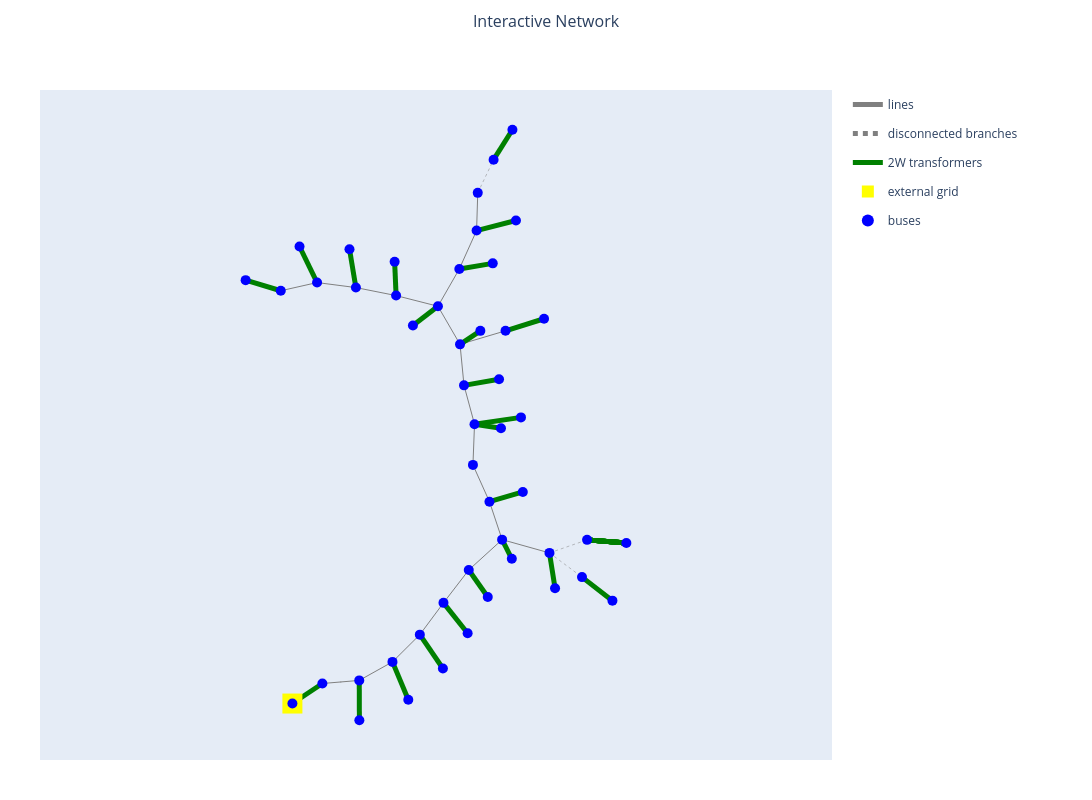

Notebook code for this chart:
### Code cell
import pandapower.plotting.plotly as pplot
from pandapower.plotting.generic_geodata import create_generic_coordinates

# Create coordinates only if missing
if net.bus.geo.isna().all() and net.line.geo.isna().all():
    create_generic_coordinates(net)

fig = pplot.simple_plotly(
    net,
    respect_switches=True,
    auto_open=False
)

# Better layout (prevents trimmed title and cramped legend)
fig.update_layout(
    title=dict(
        text="Interactive Network",
        x=0.5,            # center title
        xanchor="center",
        y=0.98,
        yanchor="top"
    ),
    width=1100,
    height=800,
    margin=dict(l=40, r=260, t=90, b=40),  # extra top/right space
    legend=dict(
        x=1.02, y=1.0,    # put legend outside plot area
        xanchor="left",
        yanchor="top",
        bgcolor="rgba(255,255,255,0.85)"
    ),
    hovermode="closest"
)

# Keep equal scaling so network shape is not distorted
fig.update_xaxes(scaleanchor="y", scaleratio=1, showgrid=False, zeroline=False)
fig.update_yaxes(showgrid=False, zeroline=False)

fig.show()

### Figure 1 — Plotly figure (JSON) as saved in the notebook; plotly's stock layout.template omitted (floating-point values rounded to 4 significant figures)
{"data": [{"hoverinfo": "text", "legendgroup": "lines", "line": {"color": "rgb(128, 128, 128)", "dash": "solid", "width": 1}, "mode": "lines", "name": "lines", "showlegend": true, "text": "Index: 0<br />Name: Line_0<br />Length: 0.375 km<br />R: 0.079 Ohm<br />X: 0.034 Ohm<br />", "type": "scatter", "x": [-1.519, -1.306, -1.093], "y": [-2.833, -2.815, -2.797]}, {"hoverinfo": "text", "legendgroup": "lines", "line": {"color": "rgb(128, 128, 128)", "dash": "solid", "width": 1}, "mode": "lines", "name": "lines", "showlegend": false, "text": "Index: 1<br />Name: Line_1<br />Length: 0.081 km<br />R: 0.017 Ohm<br />X: 0.007 Ohm<br />", "type": "scatter", "x": [-1.093, -0.9015, -0.7098], "y": [-2.797, -2.69, -2.584]}, {"hoverinfo": "text", "legendgroup": "lines", "line": {"color": "rgb(128, 128, 128)", "dash": "solid", "width": 1}, "mode": "lines", "name": "lines", "showlegend": false, "text": "Index: 2<br />Name: Line_2<br />Length: 0.334 km<br />R: 0.07 Ohm<br />X: 0.03 Ohm<br />", "type": "scatter", "x": [-0.7098, -0.5519, -0.394], "y": [-2.584, -2.426, -2.269]}, {"hoverinfo": "text", "legendgroup": "lines", "line": {"color": "rgb(128, 128, 128)", "dash": "solid", "width": 1}, "mode": "lines", "name": "lines", "showlegend": false, "text": "Index: 3<br />Name: Line_3<br />Length: 0.66 km<br />R: 0.139 Ohm<br />X: 0.059 Ohm<br />", "type": "scatter", "x": [-0.394, -0.2575, -0.121], "y": [-2.269, -2.086, -1.902]}, {"hoverinfo": "text", "legendgroup": "lines", "line": {"color": "rgb(128, 128, 128)", "dash": "solid", "width": 1}, "mode": "lines", "name": "lines", "showlegend": false, "text": "Index: 4<br />Name: Line_4<br />Length: 1.011 km<br />R: 0.212 Ohm<br />X: 0.091 Ohm<br />", "type": "scatter", "x": [-0.121, 0.02506, 0.1711], "y": [-1.902, -1.712, -1.523]}, {"hoverinfo": "text", "legendgroup": "lines", "line": {"color": "rgb(128, 128, 128)", "dash": "solid", "width": 1}, "mode": "lines", "name": "lines", "showlegend": false, "text": "Index: 5<br />Name: Line_5<br />Length: 0.393 km<br />R: 0.083 Ohm<br />X: 0.035 Ohm<br />", "type": "scatter", "x": [0.1711, 0.3634, 0.5558], "y": [-1.523, -1.347, -1.172]}, {"hoverinfo": "text", "legendgroup": "lines", "line": {"color": "rgb(128, 128, 128)", "dash": "solid", "width": 1}, "mode": "lines", "name": "lines", "showlegend": false, "text": "Index: 6<br />Name: Line_6<br />Length: 0.412 km<br />R: 0.087 Ohm<br />X: 0.037 Ohm<br />", "type": "scatter", "x": [0.5558, 0.8291, 1.102], "y": [-1.172, -1.249, -1.326]}, {"hoverinfo": "text", "legendgroup": "lines", "line": {"color": "rgb(128, 128, 128)", "dash": "solid", "width": 1}, "mode": "lines", "name": "lines", "showlegend": false, "text": "Index: 9<br />Name: Line_9<br />Length: 0.297 km<br />R: 0.062 Ohm<br />X: 0.027 Ohm<br />", "type": "scatter", "x": [0.5558, 0.4828, 0.4098], "y": [-1.172, -0.9533, -0.7343]}, {"hoverinfo": "text", "legendgroup": "lines", "line": {"color": "rgb(128, 128, 128)", "dash": "solid", "width": 1}, "mode": "lines", "name": "lines", "showlegend": false, "text": "Index: 10<br />Name: Line_10<br />Length: 0.288 km<br />R: 0.06 Ohm<br />X: 0.026 Ohm<br />", "type": "scatter", "x": [0.4098, 0.3145, 0.2191], "y": [-0.7343, -0.522, -0.3097]}, {"hoverinfo": "text", "legendgroup": "lines", "line": {"color": "rgb(128, 128, 128)", "dash": "solid", "width": 1}, "mode": "lines", "name": "lines", "showlegend": false, "text": "Index: 11<br />Name: Line_11<br />Length: 0.185 km<br />R: 0.039 Ohm<br />X: 0.017 Ohm<br />", "type": "scatter", "x": [0.2191, 0.2282, 0.2374], "y": [-0.3097, -0.07488, 0.1599]}, {"hoverinfo": "text", "legendgroup": "lines", "line": {"color": "rgb(128, 128, 128)", "dash": "solid", "width": 1}, "mode": "lines", "name": "lines", "showlegend": false, "text": "Index: 12<br />Name: Line_12<br />Length: 0.558 km<br />R: 0.117 Ohm<br />X: 0.05 Ohm<br />", "type": "scatter", "x": [0.2374, 0.1766, 0.1159], "y": [0.1599, 0.3842, 0.6085]}, {"hoverinfo": "text", "legendgroup": "lines", "line": {"color": "rgb(128, 128, 128)", "dash": "solid", "width": 1}, "mode": "lines", "name": "lines", "showlegend": false, "text": "Index: 13<br />Name: Line_13<br />Length: 0.315 km<br />R: 0.066 Ohm<br />X: 0.028 Ohm<br />", "type": "scatter", "x": [0.1159, 0.09301, 0.07012], "y": [0.6085, 0.8452, 1.082]}, {"hoverinfo": "text", "legendgroup": "lines", "line": {"color": "rgb(128, 128, 128)", "dash": "solid", "width": 1}, "mode": "lines", "name": "lines", "showlegend": false, "text": "Index: 14<br />Name: Line_14<br />Length: 0.441 km<br />R: 0.093 Ohm<br />X: 0.04 Ohm<br />", "type": "scatter", "x": [0.07012, 0.3327, 0.5954], "y": [1.082, 1.16, 1.238]}, {"hoverinfo": "text", "legendgroup": "lines", "line": {"color": "rgb(128, 128, 128)", "dash": "solid", "width": 1}, "mode": "lines", "name": "lines", "showlegend": false, "text": "Index: 15<br />Name: Line_15<br />Length: 0.605 km<br />R: 0.127 Ohm<br />X: 0.054 Ohm<br />", "type": "scatter", "x": [0.07012, -0.0574, -0.1849], "y": [1.082, 1.302, 1.522]}, {"hoverinfo": "text", "legendgroup": "lines", "line": {"color": "rgb(128, 128, 128)", "dash": "solid", "width": 1}, "mode": "lines", "name": "lines", "showlegend": false, "text": "Index: 16<br />Name: Line_16<br />Length: 0.729 km<br />R: 0.153 Ohm<br />X: 0.066 Ohm<br />", "type": "scatter", "x": [-0.1849, -0.06146, 0.062], "y": [1.522, 1.737, 1.952]}, {"hoverinfo": "text", "legendgroup": "lines", "line": {"color": "rgb(128, 128, 128)", "dash": "solid", "width": 1}, "mode": "lines", "name": "lines", "showlegend": false, "text": "Index: 17<br />Name: Line_17<br />Length: 0.417 km<br />R: 0.088 Ohm<br />X: 0.038 Ohm<br />", "type": "scatter", "x": [0.062, 0.1616, 0.2612], "y": [1.952, 2.174, 2.395]}, {"hoverinfo": "text", "legendgroup": "lines", "line": {"color": "rgb(128, 128, 128)", "dash": "solid", "width": 1}, "mode": "lines", "name": "lines", "showlegend": false, "text": "Index: 18<br />Name: Line_18<br />Length: 0.473 km<br />R: 0.099 Ohm<br />X: 0.043 Ohm<br />", "type": "scatter", "x": [0.2612, 0.2679, 0.2746], "y": [2.395, 2.613, 2.83]}, {"hoverinfo": "text", "legendgroup": "lines", "line": {"color": "rgb(128, 128, 128)", "dash": "solid", "width": 1}, "mode": "lines", "name": "lines", "showlegend": false, "text": "Index: 20<br />Name: Line_20<br />Length: 0.398 km<br />R: 0.084 Ohm<br />X: 0.036 Ohm<br />", "type": "scatter", "x": [-0.1849, -0.4264, -0.6679], "y": [1.522, 1.583, 1.645]}, {"hoverinfo": "text", "legendgroup": "lines", "line": {"color": "rgb(128, 128, 128)", "dash": "solid", "width": 1}, "mode": "lines", "name": "lines", "showlegend": false, "text": "Index: 21<br />Name: Line_21<br />Length: 0.366 km<br />R: 0.077 Ohm<br />X: 0.033 Ohm<br />", "type": "scatter", "x": [-0.6679, -0.9, -1.132], "y": [1.645, 1.691, 1.737]}, {"hoverinfo": "text", "legendgroup": "lines", "line": {"color": "rgb(128, 128, 128)", "dash": "solid", "width": 1}, "mode": "lines", "name": "lines", "showlegend": false, "text": "Index: 22<br />Name: Line_22<br />Length: 0.18 km<br />R: 0.038 Ohm<br />X: 0.016 Ohm<br />", "type": "scatter", "x": [-1.132, -1.356, -1.58], "y": [1.737, 1.766, 1.795]}, {"hoverinfo": "text", "legendgroup": "lines", "line": {"color": "rgb(128, 128, 128)", "dash": "solid", "width": 1}, "mode": "lines", "name": "lines", "showlegend": false, "text": "Index: 23<br />Name: Line_23<br />Length: 0.482 km<br />R: 0.101 Ohm<br />X: 0.043 Ohm<br />", "type": "scatter", "x": [-1.58, -1.79, -1.999], "y": [1.795, 1.748, 1.7]}, {"hoverinfo": "text", "legendgroup": "disconnected lines", "line": {"color": "rgb(128, 128, 128)", "dash": "dot", "width": 0.5}, "mode": "lines", "name": "disconnected branches", "showlegend": true, "text": "Index: 8<br />Name: Line_8<br />Length: 0.497 km<br />R: 0.104 Ohm<br />X: 0.045 Ohm<br />", "type": "scatter", "x": [1.102, 1.32, 1.537], "y": [-1.326, -1.25, -1.175]}, {"hoverinfo": "text", "legendgroup": "disconnected lines", "line": {"color": "rgb(128, 128, 128)", "dash": "dot", "width": 0.5}, "mode": "lines", "name": "disconnected branches", "showlegend": false, "text": "Index: 19<br />Name: Line_19<br />Length: 0.173 km<br />R: 0.036 Ohm<br />X: 0.016 Ohm<br />", "type": "scatter", "x": [0.2746, 0.366, 0.4574], "y": [2.83, 3.022, 3.213]}, {"hoverinfo": "text", "legendgroup": "disconnected lines", "line": {"color": "rgb(128, 128, 128)", "dash": "dot", "width": 0.5}, "mode": "lines", "name": "disconnected branches", "showlegend": false, "text": "Index: 7<br />Name: Line_7<br />Length: 0.143 km<br />R: 0.03 Ohm<br />X: 0.013 Ohm<br />", "type": "scatter", "x": [1.102, 1.29, 1.478], "y": [-1.326, -1.465, -1.605]}, {"hoverinfo": "text", "legendgroup": "lines", "marker": {"color": "rgb(128, 128, 128)", "size": 1, "symbol": "circle"}, "mode": "markers", "name": "edge_center", "showlegend": false, "text": ["Index: 0<br />Name: Line_0<br />Length: 0.375 km<br />R: 0.079 Ohm<br />X: 0.034 Ohm<br />", "Index: 1<br />Name: Line_1<br />Length: 0.081 km<br />R: 0.017 Ohm<br />X: 0.007 Ohm<br />", "Index: 2<br />Name: Line_2<br />Length: 0.334 km<br />R: 0.07 Ohm<br />X: 0.03 Ohm<br />", "Index: 3<br />Name: Line_3<br />Length: 0.66 km<br />R: 0.139 Ohm<br />X: 0.059 Ohm<br />", "Index: 4<br />Name: Line_4<br />Length: 1.011 km<br />R: 0.212 Ohm<br />X: 0.091 Ohm<br />", "Index: 5<br />Name: Line_5<br />Length: 0.393 km<br />R: 0.083 Ohm<br />X: 0.035 Ohm<br />", "Index: 6<br />Name: Line_6<br />Length: 0.412 km<br />R: 0.087 Ohm<br />X: 0.037 Ohm<br />", "Index: 9<br />Name: Line_9<br />Length: 0.297 km<br />R: 0.062 Ohm<br />X: 0.027 Ohm<br />", "Index: 10<br />Name: Line_10<br />Length: 0.288 km<br />R: 0.06 Ohm<br />X: 0.026 Ohm<br />", "Index: 11<br />Name: Line_11<br />Length: 0.185 km<br />R: 0.039 Ohm<br />X: 0.017 Ohm<br />", "Index: 12<br />Name: Line_12<br />Length: 0.558 km<br />R: 0.117 Ohm<br />X: 0.05 Ohm<br />", "Index: 13<br />Name: Line_13<br />Length: 0.315 km<br />R: 0.066 Ohm<br />X: 0.028 Ohm<br />", "Index: 14<br />Name: Line_14<br />Length: 0.441 km<br />R: 0.093 Ohm<br />X: 0.04 Ohm<br />", "Index: 15<br />Name: Line_15<br />Length: 0.605 km<br />R: 0.127 Ohm<br />X: 0.054 Ohm<br />", "Index: 16<br />Name: Line_16<br />Length: 0.729 km<br />R: 0.153 Ohm<br />X: 0.066 Ohm<br />", "Index: 17<br />Name: Line_17<br />Length: 0.417 km<br />R: 0.088 Ohm<br />X: 0.038 Ohm<br />", "Index: 18<br />Name: Line_18<br />Length: 0.473 km<br />R: 0.099 Ohm<br />X: 0.043 Ohm<br />", "Index: 20<br />Name: Line_20<br />Length: 0.398 km<br />R: 0.084 Ohm<br />X: 0.036 Ohm<br />", "Index: 21<br />Name: Line_21<br />Length: 0.366 km<br />R: 0.077 Ohm<br />X: 0.033 Ohm<br />", "Index: 22<br />Name: Line_22<br />Length: 0.18 km<br />R: 0.038 Ohm<br />X: 0.016 Ohm<br />", "Index: 23<br />Name: Line_23<br />Length: 0.482 km<br />R: 0.101 Ohm<br />X: 0.043 Ohm<br />", "Index: 8<br />Name: Line_8<br />Length: 0.497 km<br />R: 0.104 Ohm<br />X: 0.045 Ohm<br />", "Index: 19<br />Name: Line_19<br />Length: 0.173 km<br />R: 0.036 Ohm<br />X: 0.016 Ohm<br />", "Index: 7<br />Name: Line_7<br />Length: 0.143 km<br />R: 0.03 Ohm<br />X: 0.013 Ohm<br />"], "type": "scatter", "x": [-1.306], "y": [-2.815]}, {"hoverinfo": "text", "legendgroup": "2W transformers", "line": {"color": "rgb(0, 128, 0)", "width": 5}, "mode": "lines", "name": "2W transformers", "showlegend": true, "text": "Index: 0<br />Name: EXT<br />V_n HV: 50.0 kV<br />V_n LV: 10.0 kV<br />Tap pos.: nan<br />", "type": "scatter", "x": [-1.865, -1.692, -1.519], "y": [-3.064, -2.949, -2.833]}, {"hoverinfo": "text", "legendgroup": "2W transformers", "line": {"color": "rgb(0, 128, 0)", "width": 5}, "mode": "lines", "name": "2W transformers", "showlegend": false, "text": "Index: 1<br />Name: OGP<br />V_n HV: 10.0 kV<br />V_n LV: 0.4 kV<br />Tap pos.: nan<br />", "type": "scatter", "x": [-1.093, -1.093, -1.092], "y": [-2.797, -3.027, -3.257]}, {"hoverinfo": "text", "legendgroup": "2W transformers", "line": {"color": "rgb(0, 128, 0)", "width": 5}, "mode": "lines", "name": "2W transformers", "showlegend": false, "text": "Index: 2<br />Name: TBD<br />V_n HV: 10.0 kV<br />V_n LV: 0.4 kV<br />Tap pos.: nan<br />", "type": "scatter", "x": [-0.7098, -0.6184, -0.5271], "y": [-2.584, -2.802, -3.021]}, {"hoverinfo": "text", "legendgroup": "2W transformers", "line": {"color": "rgb(0, 128, 0)", "width": 5}, "mode": "lines", "name": "2W transformers", "showlegend": false, "text": "Index: 3<br />Name: URA<br />V_n HV: 10.0 kV<br />V_n LV: 0.4 kV<br />Tap pos.: nan<br />", "type": "scatter", "x": [-0.394, -0.2608, -0.1276], "y": [-2.269, -2.465, -2.66]}, {"hoverinfo": "text", "legendgroup": "2W transformers", "line": {"color": "rgb(0, 128, 0)", "width": 5}, "mode": "lines", "name": "2W transformers", "showlegend": false, "text": "Index: 4<br />Name: SVN<br />V_n HV: 10.0 kV<br />V_n LV: 0.4 kV<br />Tap pos.: nan<br />", "type": "scatter", "x": [-0.121, 0.01848, 0.1579], "y": [-1.902, -2.078, -2.253]}, {"hoverinfo": "text", "legendgroup": "2W transformers", "line": {"color": "rgb(0, 128, 0)", "width": 5}, "mode": "lines", "name": "2W transformers", "showlegend": false, "text": "Index: 5<br />Name: LAX<br />V_n HV: 10.0 kV<br />V_n LV: 0.4 kV<br />Tap pos.: nan<br />", "type": "scatter", "x": [0.1711, 0.2807, 0.3904], "y": [-1.523, -1.679, -1.835]}, {"hoverinfo": "text", "legendgroup": "2W transformers", "line": {"color": "rgb(0, 128, 0)", "width": 5}, "mode": "lines", "name": "2W transformers", "showlegend": false, "text": "Index: 6<br />Name: KBV<br />V_n HV: 10.0 kV<br />V_n LV: 0.4 kV<br />Tap pos.: nan<br />", "type": "scatter", "x": [0.5558, 0.6119, 0.6679], "y": [-1.172, -1.283, -1.394]}, {"hoverinfo": "text", "legendgroup": "2W transformers", "line": {"color": "rgb(0, 128, 0)", "width": 5}, "mode": "lines", "name": "2W transformers", "showlegend": false, "text": "Index: 7<br />Name: NSG<br />V_n HV: 10.0 kV<br />V_n LV: 0.4 kV<br />Tap pos.: nan<br />", "type": "scatter", "x": [1.102, 1.135, 1.167], "y": [-1.326, -1.53, -1.734]}, {"hoverinfo": "text", "legendgroup": "2W transformers", "line": {"color": "rgb(0, 128, 0)", "width": 5}, "mode": "lines", "name": "2W transformers", "showlegend": false, "text": "Index: 8<br />Name: KRVA<br />V_n HV: 10.0 kV<br />V_n LV: 0.4 kV<br />Tap pos.: nan<br />", "type": "scatter", "x": [1.478, 1.654, 1.829], "y": [-1.605, -1.741, -1.877]}, {"hoverinfo": "text", "legendgroup": "2W transformers", "line": {"color": "rgb(0, 128, 0)", "width": 5}, "mode": "lines", "name": "2W transformers", "showlegend": false, "text": "Index: 9<br />Name:  JUN1<br />V_n HV: 10.0 kV<br />V_n LV: 0.4 kV<br />Tap pos.: nan<br />", "type": "scatter", "x": [1.537, 1.763, 1.99], "y": [-1.175, -1.193, -1.212]}, {"hoverinfo": "text", "legendgroup": "2W transformers", "line": {"color": "rgb(0, 128, 0)", "width": 5}, "mode": "lines", "name": "2W transformers", "showlegend": false, "text": "Index: 10<br />Name:  JUN2<br />V_n HV: 10.0 kV<br />V_n LV: 0.4 kV<br />Tap pos.: nan<br />", "type": "scatter", "x": [1.537, 1.763, 1.99], "y": [-1.175, -1.193, -1.212]}, {"hoverinfo": "text", "legendgroup": "2W transformers", "line": {"color": "rgb(0, 128, 0)", "width": 5}, "mode": "lines", "name": "2W transformers", "showlegend": false, "text": "Index: 11<br />Name:  JUN3<br />V_n HV: 10.0 kV<br />V_n LV: 0.4 kV<br />Tap pos.: nan<br />", "type": "scatter", "x": [1.537, 1.763, 1.99], "y": [-1.175, -1.193, -1.212]}, {"hoverinfo": "text", "legendgroup": "2W transformers", "line": {"color": "rgb(0, 128, 0)", "width": 5}, "mode": "lines", "name": "2W transformers", "showlegend": false, "text": "Index: 12<br />Name:  JUN4<br />V_n HV: 10.0 kV<br />V_n LV: 0.4 kV<br />Tap pos.: nan<br />", "type": "scatter", "x": [1.537, 1.763, 1.99], "y": [-1.175, -1.193, -1.212]}, {"hoverinfo": "text", "legendgroup": "2W transformers", "line": {"color": "rgb(0, 128, 0)", "width": 5}, "mode": "lines", "name": "2W transformers", "showlegend": false, "text": "Index: 13<br />Name:  JUN5<br />V_n HV: 10.0 kV<br />V_n LV: 0.4 kV<br />Tap pos.: nan<br />", "type": "scatter", "x": [1.537, 1.763, 1.99], "y": [-1.175, -1.193, -1.212]}, {"hoverinfo": "text", "legendgroup": "2W transformers", "line": {"color": "rgb(0, 128, 0)", "width": 5}, "mode": "lines", "name": "2W transformers", "showlegend": false, "text": "Index: 14<br />Name:  JUN6<br />V_n HV: 10.0 kV<br />V_n LV: 0.4 kV<br />Tap pos.: nan<br />", "type": "scatter", "x": [1.537, 1.763, 1.99], "y": [-1.175, -1.193, -1.212]}, {"hoverinfo": "text", "legendgroup": "2W transformers", "line": {"color": "rgb(0, 128, 0)", "width": 5}, "mode": "lines", "name": "2W transformers", "showlegend": false, "text": "Index: 15<br />Name:  JUN7<br />V_n HV: 10.0 kV<br />V_n LV: 0.4 kV<br />Tap pos.: nan<br />", "type": "scatter", "x": [1.537, 1.763, 1.99], "y": [-1.175, -1.193, -1.212]}, {"hoverinfo": "text", "legendgroup": "2W transformers", "line": {"color": "rgb(0, 128, 0)", "width": 5}, "mode": "lines", "name": "2W transformers", "showlegend": false, "text": "Index: 16<br />Name:  JUN8<br />V_n HV: 10.0 kV<br />V_n LV: 0.4 kV<br />Tap pos.: nan<br />", "type": "scatter", "x": [1.537, 1.763, 1.99], "y": [-1.175, -1.193, -1.212]}, {"hoverinfo": "text", "legendgroup": "2W transformers", "line": {"color": "rgb(0, 128, 0)", "width": 5}, "mode": "lines", "name": "2W transformers", "showlegend": false, "text": "Index: 17<br />Name:  JUN9<br />V_n HV: 10.0 kV<br />V_n LV: 0.4 kV<br />Tap pos.: nan<br />", "type": "scatter", "x": [1.537, 1.763, 1.99], "y": [-1.175, -1.193, -1.212]}, {"hoverinfo": "text", "legendgroup": "2W transformers", "line": {"color": "rgb(0, 128, 0)", "width": 5}, "mode": "lines", "name": "2W transformers", "showlegend": false, "text": "Index: 18<br />Name:  JUN10<br />V_n HV: 10.0 kV<br />V_n LV: 0.4 kV<br />Tap pos.: nan<br />", "type": "scatter", "x": [1.537, 1.763, 1.99], "y": [-1.175, -1.193, -1.212]}, {"hoverinfo": "text", "legendgroup": "2W transformers", "line": {"color": "rgb(0, 128, 0)", "width": 5}, "mode": "lines", "name": "2W transformers", "showlegend": false, "text": "Index: 19<br />Name:  JUN11<br />V_n HV: 10.0 kV<br />V_n LV: 0.4 kV<br />Tap pos.: nan<br />", "type": "scatter", "x": [1.537, 1.763, 1.99], "y": [-1.175, -1.193, -1.212]}, {"hoverinfo": "text", "legendgroup": "2W transformers", "line": {"color": "rgb(0, 128, 0)", "width": 5}, "mode": "lines", "name": "2W transformers", "showlegend": false, "text": "Index: 20<br />Name: BVH<br />V_n HV: 10.0 kV<br />V_n LV: 0.4 kV<br />Tap pos.: nan<br />", "type": "scatter", "x": [0.4098, 0.6024, 0.795], "y": [-0.7343, -0.6781, -0.6218]}, {"hoverinfo": "text", "legendgroup": "2W transformers", "line": {"color": "rgb(0, 128, 0)", "width": 5}, "mode": "lines", "name": "2W transformers", "showlegend": false, "text": "Index: 21<br />Name: KLU_old<br />V_n HV: 10.0 kV<br />V_n LV: 0.4 kV<br />Tap pos.: nan<br />", "type": "scatter", "x": [0.2374, 0.39, 0.5427], "y": [0.1599, 0.1366, 0.1134]}, {"hoverinfo": "text", "legendgroup": "2W transformers", "line": {"color": "rgb(0, 128, 0)", "width": 5}, "mode": "lines", "name": "2W transformers", "showlegend": false, "text": "Index: 22<br />Name: KLU_new<br />V_n HV: 10.0 kV<br />V_n LV: 0.4 kV<br />Tap pos.: nan<br />", "type": "scatter", "x": [0.2374, 0.5055, 0.7736], "y": [0.1599, 0.1992, 0.2386]}, {"hoverinfo": "text", "legendgroup": "2W transformers", "line": {"color": "rgb(0, 128, 0)", "width": 5}, "mode": "lines", "name": "2W transformers", "showlegend": false, "text": "Index: 23<br />Name: SPL<br />V_n HV: 10.0 kV<br />V_n LV: 0.4 kV<br />Tap pos.: nan<br />", "type": "scatter", "x": [0.1159, 0.3181, 0.5203], "y": [0.6085, 0.6435, 0.6784]}, {"hoverinfo": "text", "legendgroup": "2W transformers", "line": {"color": "rgb(0, 128, 0)", "width": 5}, "mode": "lines", "name": "2W transformers", "showlegend": false, "text": "Index: 24<br />Name: OLJ<br />V_n HV: 10.0 kV<br />V_n LV: 0.4 kV<br />Tap pos.: nan<br />", "type": "scatter", "x": [0.07012, 0.1874, 0.3047], "y": [1.082, 1.16, 1.237]}, {"hoverinfo": "text", "legendgroup": "2W transformers", "line": {"color": "rgb(0, 128, 0)", "width": 5}, "mode": "lines", "name": "2W transformers", "showlegend": false, "text": "Index: 25<br />Name: HDM<br />V_n HV: 10.0 kV<br />V_n LV: 0.4 kV<br />Tap pos.: nan<br />", "type": "scatter", "x": [0.5954, 0.8176, 1.04], "y": [1.238, 1.308, 1.377]}, {"hoverinfo": "text", "legendgroup": "2W transformers", "line": {"color": "rgb(0, 128, 0)", "width": 5}, "mode": "lines", "name": "2W transformers", "showlegend": false, "text": "Index: 26<br />Name: KAP<br />V_n HV: 10.0 kV<br />V_n LV: 0.4 kV<br />Tap pos.: nan<br />", "type": "scatter", "x": [-0.1849, -0.3292, -0.4736], "y": [1.522, 1.41, 1.299]}, {"hoverinfo": "text", "legendgroup": "2W transformers", "line": {"color": "rgb(0, 128, 0)", "width": 5}, "mode": "lines", "name": "2W transformers", "showlegend": false, "text": "Index: 27<br />Name: HUK<br />V_n HV: 10.0 kV<br />V_n LV: 0.4 kV<br />Tap pos.: nan<br />", "type": "scatter", "x": [0.062, 0.2549, 0.4477], "y": [1.952, 1.984, 2.017]}, {"hoverinfo": "text", "legendgroup": "2W transformers", "line": {"color": "rgb(0, 128, 0)", "width": 5}, "mode": "lines", "name": "2W transformers", "showlegend": false, "text": "Index: 28<br />Name: LAN<br />V_n HV: 10.0 kV<br />V_n LV: 0.4 kV<br />Tap pos.: nan<br />", "type": "scatter", "x": [0.2612, 0.4884, 0.7156], "y": [2.395, 2.454, 2.512]}, {"hoverinfo": "text", "legendgroup": "2W transformers", "line": {"color": "rgb(0, 128, 0)", "width": 5}, "mode": "lines", "name": "2W transformers", "showlegend": false, "text": "Index: 29<br />Name: MAN<br />V_n HV: 10.0 kV<br />V_n LV: 0.4 kV<br />Tap pos.: nan<br />", "type": "scatter", "x": [0.4574, 0.5662, 0.675], "y": [3.213, 3.386, 3.559]}, {"hoverinfo": "text", "legendgroup": "2W transformers", "line": {"color": "rgb(0, 128, 0)", "width": 5}, "mode": "lines", "name": "2W transformers", "showlegend": false, "text": "Index: 30<br />Name: KSO<br />V_n HV: 10.0 kV<br />V_n LV: 0.4 kV<br />Tap pos.: nan<br />", "type": "scatter", "x": [-0.6679, -0.6763, -0.6847], "y": [1.645, 1.84, 2.035]}, {"hoverinfo": "text", "legendgroup": "2W transformers", "line": {"color": "rgb(0, 128, 0)", "width": 5}, "mode": "lines", "name": "2W transformers", "showlegend": false, "text": "Index: 31<br />Name: KOL<br />V_n HV: 10.0 kV<br />V_n LV: 0.4 kV<br />Tap pos.: nan<br />", "type": "scatter", "x": [-1.132, -1.169, -1.206], "y": [1.737, 1.959, 2.18]}, {"hoverinfo": "text", "legendgroup": "2W transformers", "line": {"color": "rgb(0, 128, 0)", "width": 5}, "mode": "lines", "name": "2W transformers", "showlegend": false, "text": "Index: 32<br />Name: LIH<br />V_n HV: 10.0 kV<br />V_n LV: 0.4 kV<br />Tap pos.: nan<br />", "type": "scatter", "x": [-1.58, -1.681, -1.783], "y": [1.795, 2.003, 2.212]}, {"hoverinfo": "text", "legendgroup": "2W transformers", "line": {"color": "rgb(0, 128, 0)", "width": 5}, "mode": "lines", "name": "2W transformers", "showlegend": false, "text": "Index: 33<br />Name: LIH2<br />V_n HV: 10.0 kV<br />V_n LV: 0.4 kV<br />Tap pos.: nan<br />", "type": "scatter", "x": [-1.999, -2.202, -2.405], "y": [1.7, 1.762, 1.823]}, {"hoverinfo": "text", "legendgroup": "2W transformers", "marker": {"color": "rgb(0, 128, 0)", "size": 1, "symbol": "circle"}, "mode": "markers", "name": "edge_center", "showlegend": false, "text": ["Index: 0<br />Name: EXT<br />V_n HV: 50.0 kV<br />V_n LV: 10.0 kV<br />Tap pos.: nan<br />", "Index: 1<br />Name: OGP<br />V_n HV: 10.0 kV<br />V_n LV: 0.4 kV<br />Tap pos.: nan<br />", "Index: 2<br />Name: TBD<br />V_n HV: 10.0 kV<br />V_n LV: 0.4 kV<br />Tap pos.: nan<br />", "Index: 3<br />Name: URA<br />V_n HV: 10.0 kV<br />V_n LV: 0.4 kV<br />Tap pos.: nan<br />", "Index: 4<br />Name: SVN<br />V_n HV: 10.0 kV<br />V_n LV: 0.4 kV<br />Tap pos.: nan<br />", "Index: 5<br />Name: LAX<br />V_n HV: 10.0 kV<br />V_n LV: 0.4 kV<br />Tap pos.: nan<br />", "Index: 6<br />Name: KBV<br />V_n HV: 10.0 kV<br />V_n LV: 0.4 kV<br />Tap pos.: nan<br />", "Index: 7<br />Name: NSG<br />V_n HV: 10.0 kV<br />V_n LV: 0.4 kV<br />Tap pos.: nan<br />", "Index: 8<br />Name: KRVA<br />V_n HV: 10.0 kV<br />V_n LV: 0.4 kV<br />Tap pos.: nan<br />", "Index: 9<br />Name:  JUN1<br />V_n HV: 10.0 kV<br />V_n LV: 0.4 kV<br />Tap pos.: nan<br />", "Index: 10<br />Name:  JUN2<br />V_n HV: 10.0 kV<br />V_n LV: 0.4 kV<br />Tap pos.: nan<br />", "Index: 11<br />Name:  JUN3<br />V_n HV: 10.0 kV<br />V_n LV: 0.4 kV<br />Tap pos.: nan<br />", "Index: 12<br />Name:  JUN4<br />V_n HV: 10.0 kV<br />V_n LV: 0.4 kV<br />Tap pos.: nan<br />", "Index: 13<br />Name:  JUN5<br />V_n HV: 10.0 kV<br />V_n LV: 0.4 kV<br />Tap pos.: nan<br />", "Index: 14<br />Name:  JUN6<br />V_n HV: 10.0 kV<br />V_n LV: 0.4 kV<br />Tap pos.: nan<br />", "Index: 15<br />Name:  JUN7<br />V_n HV: 10.0 kV<br />V_n LV: 0.4 kV<br />Tap pos.: nan<br />", "Index: 16<br />Name:  JUN8<br />V_n HV: 10.0 kV<br />V_n LV: 0.4 kV<br />Tap pos.: nan<br />", "Index: 17<br />Name:  JUN9<br />V_n HV: 10.0 kV<br />V_n LV: 0.4 kV<br />Tap pos.: nan<br />", "Index: 18<br />Name:  JUN10<br />V_n HV: 10.0 kV<br />V_n LV: 0.4 kV<br />Tap pos.: nan<br />", "Index: 19<br />Name:  JUN11<br />V_n HV: 10.0 kV<br />V_n LV: 0.4 kV<br />Tap pos.: nan<br />", "Index: 20<br />Name: BVH<br />V_n HV: 10.0 kV<br />V_n LV: 0.4 kV<br />Tap pos.: nan<br />", "Index: 21<br />Name: KLU_old<br />V_n HV: 10.0 kV<br />V_n LV: 0.4 kV<br />Tap pos.: nan<br />", "Index: 22<br />Name: KLU_new<br />V_n HV: 10.0 kV<br />V_n LV: 0.4 kV<br />Tap pos.: nan<br />", "Index: 23<br />Name: SPL<br />V_n HV: 10.0 kV<br />V_n LV: 0.4 kV<br />Tap pos.: nan<br />", "Index: 24<br />Name: OLJ<br />V_n HV: 10.0 kV<br />V_n LV: 0.4 kV<br />Tap pos.: nan<br />", "Index: 25<br />Name: HDM<br />V_n HV: 10.0 kV<br />V_n LV: 0.4 kV<br />Tap pos.: nan<br />", "Index: 26<br />Name: KAP<br />V_n HV: 10.0 kV<br />V_n LV: 0.4 kV<br />Tap pos.: nan<br />", "Index: 27<br />Name: HUK<br />V_n HV: 10.0 kV<br />V_n LV: 0.4 kV<br />Tap pos.: nan<br />", "Index: 28<br />Name: LAN<br />V_n HV: 10.0 kV<br />V_n LV: 0.4 kV<br />Tap pos.: nan<br />", "Index: 29<br />Name: MAN<br />V_n HV: 10.0 kV<br />V_n LV: 0.4 kV<br />Tap pos.: nan<br />", "Index: 30<br />Name: KSO<br />V_n HV: 10.0 kV<br />V_n LV: 0.4 kV<br />Tap pos.: nan<br />", "Index: 31<br />Name: KOL<br />V_n HV: 10.0 kV<br />V_n LV: 0.4 kV<br />Tap pos.: nan<br />", "Index: 32<br />Name: LIH<br />V_n HV: 10.0 kV<br />V_n LV: 0.4 kV<br />Tap pos.: nan<br />", "Index: 33<br />Name: LIH2<br />V_n HV: 10.0 kV<br />V_n LV: 0.4 kV<br />Tap pos.: nan<br />"], "type": "scatter", "x": [-1.605, -1.093, -0.6641, -0.1942, 0.0882, 0.2259, 0.5838, 1.151, 1.566, 1.65, 1.65, 1.65, 1.65, 1.65, 1.65, 1.65, 1.65, 1.65, 1.65, 1.65, 0.5061, 0.3137, 0.3714, 0.217, 0.1288, 0.7065, -0.2571, 0.3513, 0.3748, 0.5118, -0.6721, -1.151, -1.631, -2.101], "y": [-2.891, -2.912, -2.693, -2.563, -2.165, -1.601, -1.228, -1.632, -1.673, -1.184, -1.184, -1.184, -1.184, -1.184, -1.184, -1.184, -1.184, -1.184, -1.184, -1.184, -0.7062, 0.1483, 0.1796, 0.626, 1.121, 1.273, 1.466, 2.0, 2.424, 3.3, 1.742, 1.848, 1.899, 1.731]}, {"hoverinfo": "text", "marker": {"color": "rgb(255, 255, 0)", "size": 20, "symbol": "square"}, "mode": "markers", "name": "external grid", "text": ["Index: 0<br />Name: ALVARSBERG<br />V_m: 1.02 p.u.<br />V_a: 0.0 °<br />"], "type": "scatter", "x": [-1.865], "y": [-3.064]}, {"hoverinfo": "text", "marker": {"color": "rgb(0, 0, 255)", "size": 10, "symbol": "circle"}, "mode": "markers", "name": "buses", "text": ["Index: 0<br />Name: EG<br />V_n: 50.0 kV<br />", "Index: 1<br />Name: Bus_0<br />V_n: 10.0 kV<br />", "Index: 2<br />Name: Bus_2<br />V_n: 10.0 kV<br />", "Index: 3<br />Name: Bus_3<br />V_n: 0.4 kV<br />", "Index: 4<br />Name: Bus_4<br />V_n: 10.0 kV<br />", "Index: 5<br />Name: Bus_5<br />V_n: 0.4 kV<br />", "Index: 6<br />Name: Bus_6<br />V_n: 10.0 kV<br />", "Index: 7<br />Name: Bus_7<br />V_n: 0.4 kV<br />", "Index: 8<br />Name: Bus_8<br />V_n: 10.0 kV<br />", "Index: 9<br />Name: Bus_9<br />V_n: 0.4 kV<br />", "Index: 10<br />Name: Bus_13<br />V_n: 10.0 kV<br />", "Index: 11<br />Name: Bus_14<br />V_n: 0.4 kV<br />", "Index: 12<br />Name: Bus_19<br />V_n: 10.0 kV<br />", "Index: 13<br />Name: Bus_20<br />V_n: 0.4 kV<br />", "Index: 14<br />Name: Bus_23<br />V_n: 10.0 kV<br />", "Index: 15<br />Name: Bus_24<br />V_n: 0.4 kV<br />", "Index: 16<br />Name: Bus_25<br />V_n: 10.0 kV<br />", "Index: 17<br />Name: Bus_26<br />V_n: 0.4 kV<br />", "Index: 18<br />Name: Bus_28<br />V_n: 10.0 kV<br />", "Index: 19<br />Name: Bus_29<br />V_n: 0.4 kV<br />", "Index: 20<br />Name: Bus_30<br />V_n: 10.0 kV<br />", "Index: 21<br />Name: Bus_33<br />V_n: 10.0 kV<br />", "Index: 22<br />Name: Bus_34<br />V_n: 0.4 kV<br />", "Index: 23<br />Name: Bus_35<br />V_n: 0.4 kV<br />", "Index: 24<br />Name: Bus_36<br />V_n: 10.0 kV<br />", "Index: 25<br />Name: Bus_37<br />V_n: 0.4 kV<br />", "Index: 26<br />Name: Bus_38<br />V_n: 10.0 kV<br />", "Index: 27<br />Name: Bus_39<br />V_n: 0.4 kV<br />", "Index: 28<br />Name: Bus_40<br />V_n: 10.0 kV<br />", "Index: 29<br />Name: Bus_41<br />V_n: 0.4 kV<br />", "Index: 30<br />Name: Bus_44<br />V_n: 10.0 kV<br />", "Index: 31<br />Name: Bus_45<br />V_n: 0.4 kV<br />", "Index: 32<br />Name: Bus_46<br />V_n: 10.0 kV<br />", "Index: 33<br />Name: Bus_47<br />V_n: 0.4 kV<br />", "Index: 34<br />Name: Bus_48<br />V_n: 10.0 kV<br />", "Index: 35<br />Name: Bus_49<br />V_n: 0.4 kV<br />", "Index: 36<br />Name: Bus_50<br />V_n: 10.0 kV<br />", "Index: 37<br />Name: Bus_51<br />V_n: 10.0 kV<br />", "Index: 38<br />Name: Bus_52<br />V_n: 0.4 kV<br />", "Index: 39<br />Name: Bus_53<br />V_n: 10.0 kV<br />", "Index: 40<br />Name: Bus_54<br />V_n: 0.4 kV<br />", "Index: 41<br />Name: Bus_55<br />V_n: 10.0 kV<br />", "Index: 42<br />Name: Bus_56<br />V_n: 0.4 kV<br />", "Index: 43<br />Name: Bus_57<br />V_n: 10.0 kV<br />", "Index: 44<br />Name: Bus_58<br />V_n: 0.4 kV<br />", "Index: 45<br />Name: LIH_mv<br />V_n: 10.0 kV<br />", "Index: 46<br />Name: LIH_lv<br />V_n: 0.4 kV<br />", "Index: 47<br />Name: LIH2_mv<br />V_n: 10.0 kV<br />", "Index: 48<br />Name: LIH2_lv<br />V_n: 0.4 kV<br />"], "type": "scatter", "x": [-1.865, -1.519, -1.093, -1.092, -0.7098, -0.5271, -0.394, -0.1276, -0.121, 0.1579, 0.1711, 0.3904, 0.5558, 0.6679, 1.102, 1.167, 1.478, 1.829, 0.4098, 0.795, 0.2191, 0.2374, 0.5427, 0.7736, 0.1159, 0.5203, 0.07012, 0.3047, 0.5954, 1.04, -0.1849, -0.4736, 0.062, 0.4477, 0.2612, 0.7156, 0.2746, 0.4574, 0.675, -0.6679, -0.6847, -1.132, -1.206, 1.537, 1.99, -1.58, -1.783, -1.999, -2.405], "y": [-3.064, -2.833, -2.797, -3.257, -2.584, -3.021, -2.269, -2.66, -1.902, -2.253, -1.523, -1.835, -1.172, -1.394, -1.326, -1.734, -1.605, -1.877, -0.7343, -0.6218, -0.3097, 0.1599, 0.1134, 0.2386, 0.6085, 0.6784, 1.082, 1.237, 1.238, 1.377, 1.522, 1.299, 1.952, 2.017, 2.395, 2.512, 2.83, 3.213, 3.559, 1.645, 2.035, 1.737, 2.18, -1.175, -1.212, 1.795, 2.212, 1.7, 1.823]}], "layout": {"autosize": true, "height": 800, "hovermode": "closest", "legend": {"bgcolor": "rgba(255,255,255,0.85)", "itemsizing": "constant", "x": 1.02, "xanchor": "left", "y": 1, "yanchor": "top"}, "margin": {"b": 40, "l": 40, "r": 260, "t": 90}, "showlegend": true, "title": {"font": {"size": 16}, "text": "Interactive Network", "x": 0.5, "xanchor": "center", "y": 0.98, "yanchor": "top"}, "width": 1100, "xaxis": {"scaleanchor": "y", "scaleratio": 1, "showgrid": false, "showticklabels": false, "zeroline": false}, "yaxis": {"showgrid": false, "showticklabels": false, "zeroline": false}}}
